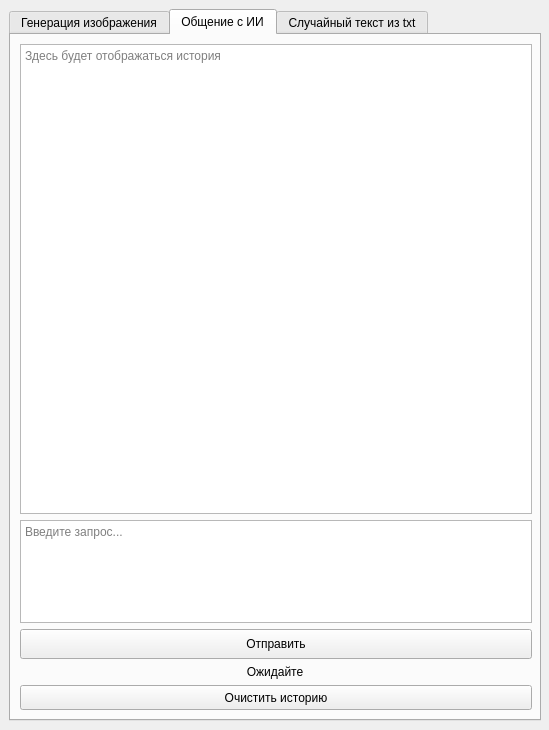
<?xml version="1.0" encoding="UTF-8"?>
<ui version="4.0">
 <class>MainWindow</class>
 <widget class="QMainWindow" name="MainWindow">
  <property name="geometry">
   <rect>
    <x>0</x>
    <y>0</y>
    <width>549</width>
    <height>730</height>
   </rect>
  </property>
  <property name="minimumSize">
   <size>
    <width>549</width>
    <height>730</height>
   </size>
  </property>
  <property name="windowTitle">
   <string>Jokes_generator</string>
  </property>
  <widget class="QWidget" name="centralwidget">
   <layout class="QGridLayout" name="gridLayout_2">
    <item row="0" column="1">
     <widget class="QTabWidget" name="tabWidget">
      <property name="minimumSize">
       <size>
        <width>532</width>
        <height>712</height>
       </size>
      </property>
      <property name="currentIndex">
       <number>1</number>
      </property>
      <widget class="QWidget" name="tab">
       <attribute name="title">
        <string>Генерация изображения</string>
       </attribute>
       <layout class="QVBoxLayout" name="verticalLayout">
        <item>
         <widget class="QWidget" name="widget" native="true">
          <property name="minimumSize">
           <size>
            <width>512</width>
            <height>512</height>
           </size>
          </property>
          <property name="maximumSize">
           <size>
            <width>512</width>
            <height>512</height>
           </size>
          </property>
          <layout class="QGridLayout" name="gridLayout">
           <property name="leftMargin">
            <number>0</number>
           </property>
           <property name="topMargin">
            <number>0</number>
           </property>
           <property name="rightMargin">
            <number>0</number>
           </property>
           <property name="bottomMargin">
            <number>0</number>
           </property>
           <property name="spacing">
            <number>0</number>
           </property>
           <item row="0" column="0">
            <widget class="QLabel" name="label">
             <property name="text">
              <string>Здесь будет изображение</string>
             </property>
             <property name="alignment">
              <set>Qt::AlignmentFlag::AlignCenter</set>
             </property>
            </widget>
           </item>
          </layout>
         </widget>
        </item>
        <item>
         <layout class="QHBoxLayout" name="horizontalLayout_3">
          <property name="spacing">
           <number>5</number>
          </property>
          <item>
           <widget class="QLineEdit" name="lineEdit_2">
            <property name="minimumSize">
             <size>
              <width>0</width>
              <height>0</height>
             </size>
            </property>
            <property name="readOnly">
             <bool>true</bool>
            </property>
           </widget>
          </item>
          <item>
           <widget class="QPushButton" name="pushButton_5">
            <property name="sizePolicy">
             <sizepolicy hsizetype="Fixed" vsizetype="Fixed">
              <horstretch>0</horstretch>
              <verstretch>0</verstretch>
             </sizepolicy>
            </property>
            <property name="text">
             <string>Копировать изображение</string>
            </property>
           </widget>
          </item>
         </layout>
        </item>
        <item>
         <widget class="QPlainTextEdit" name="plainTextEdit">
          <property name="minimumSize">
           <size>
            <width>512</width>
            <height>0</height>
           </size>
          </property>
          <property name="maximumSize">
           <size>
            <width>16777215</width>
            <height>16777215</height>
           </size>
          </property>
          <property name="placeholderText">
           <string>Введите запрос...</string>
          </property>
         </widget>
        </item>
        <item>
         <widget class="QPushButton" name="pushButton">
          <property name="minimumSize">
           <size>
            <width>512</width>
            <height>25</height>
           </size>
          </property>
          <property name="text">
           <string>Начать генерацию</string>
          </property>
         </widget>
        </item>
        <item>
         <widget class="QLabel" name="label_2">
          <property name="minimumSize">
           <size>
            <width>512</width>
            <height>0</height>
           </size>
          </property>
          <property name="maximumSize">
           <size>
            <width>16777215</width>
            <height>24</height>
           </size>
          </property>
          <property name="text">
           <string>Ожидайте</string>
          </property>
          <property name="alignment">
           <set>Qt::AlignmentFlag::AlignCenter</set>
          </property>
         </widget>
        </item>
       </layout>
      </widget>
      <widget class="QWidget" name="tab_2">
       <attribute name="title">
        <string>Общение с ИИ</string>
       </attribute>
       <layout class="QVBoxLayout" name="verticalLayout_2">
        <item>
         <widget class="QPlainTextEdit" name="plainTextEdit_2">
          <property name="minimumSize">
           <size>
            <width>512</width>
            <height>470</height>
           </size>
          </property>
          <property name="readOnly">
           <bool>true</bool>
          </property>
          <property name="placeholderText">
           <string>Здесь будет отображаться история</string>
          </property>
         </widget>
        </item>
        <item>
         <widget class="QPlainTextEdit" name="plainTextEdit_3">
          <property name="minimumSize">
           <size>
            <width>512</width>
            <height>0</height>
           </size>
          </property>
          <property name="placeholderText">
           <string>Введите запрос...</string>
          </property>
         </widget>
        </item>
        <item>
         <widget class="QPushButton" name="pushButton_2">
          <property name="minimumSize">
           <size>
            <width>512</width>
            <height>30</height>
           </size>
          </property>
          <property name="text">
           <string>Отправить</string>
          </property>
         </widget>
        </item>
        <item>
         <widget class="QLabel" name="label_3">
          <property name="maximumSize">
           <size>
            <width>16777215</width>
            <height>24</height>
           </size>
          </property>
          <property name="text">
           <string>Ожидайте</string>
          </property>
          <property name="alignment">
           <set>Qt::AlignmentFlag::AlignCenter</set>
          </property>
         </widget>
        </item>
        <item>
         <widget class="QPushButton" name="pushButton_3">
          <property name="minimumSize">
           <size>
            <width>512</width>
            <height>25</height>
           </size>
          </property>
          <property name="text">
           <string>Очистить историю</string>
          </property>
         </widget>
        </item>
       </layout>
      </widget>
      <widget class="QWidget" name="tab_3">
       <attribute name="title">
        <string>Случайный текст из txt</string>
       </attribute>
       <layout class="QVBoxLayout" name="verticalLayout_3">
        <item>
         <widget class="QPlainTextEdit" name="plainTextEdit_4">
          <property name="placeholderText">
           <string>Здесь будет случайный текст. Для наилучших результатов предложения в файле следует разделить построчно.</string>
          </property>
         </widget>
        </item>
        <item>
         <layout class="QHBoxLayout" name="horizontalLayout_2">
          <item>
           <widget class="QLabel" name="label_5">
            <property name="maximumSize">
             <size>
              <width>16777215</width>
              <height>20</height>
             </size>
            </property>
            <property name="text">
             <string>Название файла:</string>
            </property>
           </widget>
          </item>
          <item>
           <widget class="QLineEdit" name="lineEdit">
            <property name="maximumSize">
             <size>
              <width>16777215</width>
              <height>20</height>
             </size>
            </property>
            <property name="text">
             <string>проклятое.txt</string>
            </property>
            <property name="alignment">
             <set>Qt::AlignmentFlag::AlignCenter</set>
            </property>
           </widget>
          </item>
         </layout>
        </item>
        <item>
         <layout class="QHBoxLayout" name="horizontalLayout">
          <item>
           <widget class="QLabel" name="label_4">
            <property name="maximumSize">
             <size>
              <width>16777215</width>
              <height>20</height>
             </size>
            </property>
            <property name="text">
             <string>Количество слов:</string>
            </property>
           </widget>
          </item>
          <item>
           <widget class="QSpinBox" name="spinBox">
            <property name="maximumSize">
             <size>
              <width>70</width>
              <height>20</height>
             </size>
            </property>
            <property name="minimum">
             <number>2</number>
            </property>
            <property name="maximum">
             <number>9999</number>
            </property>
            <property name="value">
             <number>15</number>
            </property>
           </widget>
          </item>
         </layout>
        </item>
        <item>
         <widget class="QPushButton" name="pushButton_4">
          <property name="minimumSize">
           <size>
            <width>0</width>
            <height>0</height>
           </size>
          </property>
          <property name="text">
           <string>Генерация</string>
          </property>
         </widget>
        </item>
       </layout>
      </widget>
     </widget>
    </item>
   </layout>
  </widget>
 </widget>
 <resources/>
 <connections/>
</ui>
